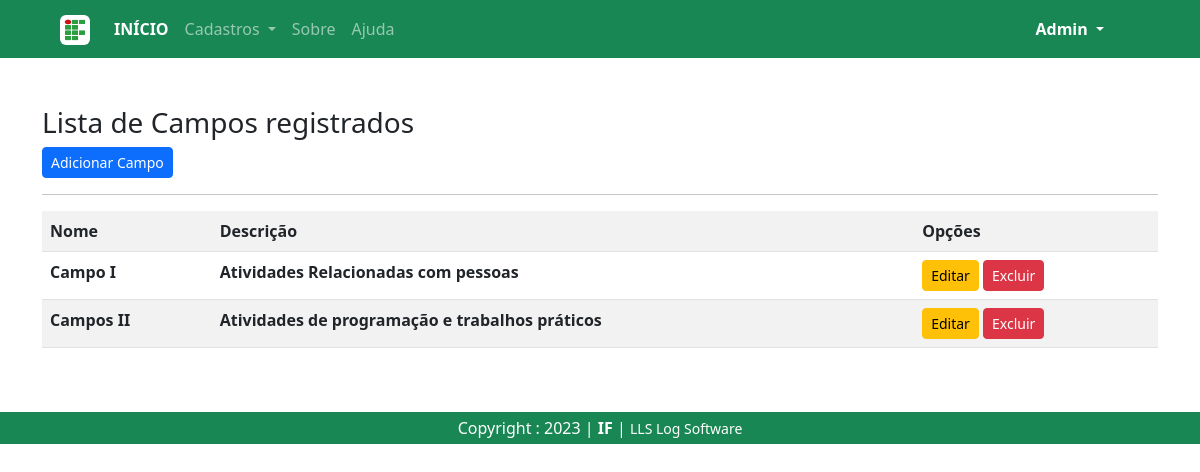
Before: /listar/campos/ (signed in) with the older database file.
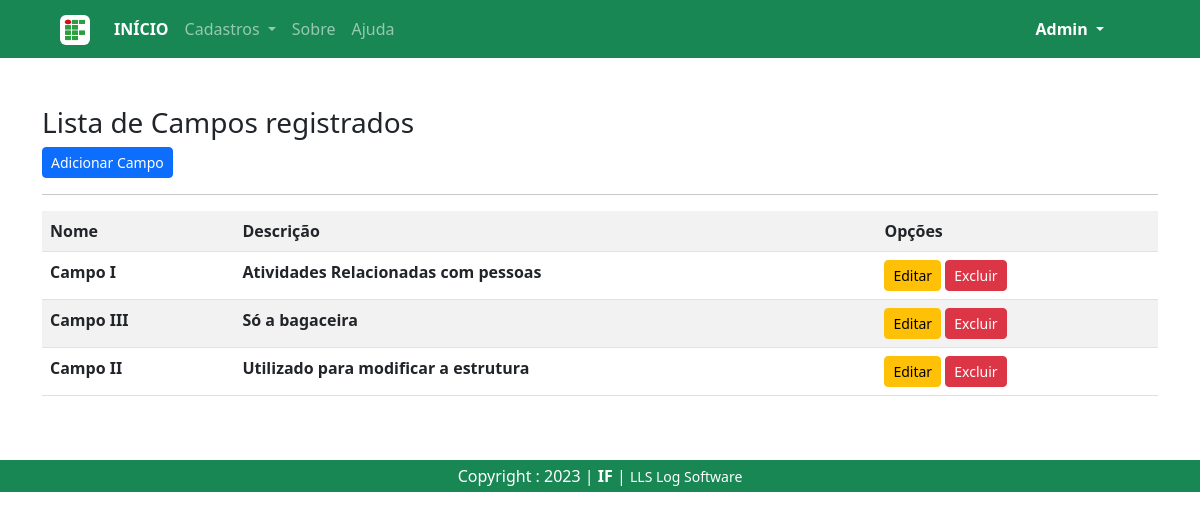
After: the same page with the newer database file.
### cadastros/models.py (models this page shows, shortened)
class Campo(models.Model):
    nome = models.CharField(max_length=50)
    descricao = models.CharField(max_length=150, verbose_name="Descrição")

### cadastros/views.py (the view)
# urls.py: path('listar/campos/', CampoList.as_view(), name="listar-campo"),
class CampoList(LoginRequiredMixin, ListView):
    login_url = reverse_lazy('login')
    model = Campo
    template_name = 'cadastros/listas/campo.html'

### cadastros/templates/cadastros/listas/campo.html (shortened to what this page needs)
{% extends 'paginas/modelo.html' %}
{% load static %}
{% block conteudo %}
<h3>Lista de Campos registrados</h3>
<a href="{% url 'cadastrar-campo' %}" class="btn btn-primary btn-sm">Adicionar Campo</a>
<hr>
<div class="table-responsive">
    <table class="table table-striped">
        <tr>
            <th>Nome</th>
            <th>Descrição</th>
            <th>Opções</th>
        </tr>
        {% for campo in object_list %}
        <tr>
            <th>{{ campo.nome }}</th>
            <th>{{ campo.descricao }}</th>
            <th>
                <a href="{% url 'editar-campo' campo.pk %}" class="btn btn-warning btn-sm" title="Editar">Editar</a>
                <a href="{% url 'excluir-campo' campo.pk %}" class="btn btn-danger btn-sm" title="Excluir">Excluir</a>
            </th>
        </tr>
        {% empty %}
        <tr>
            <th colspan="3">Nenhum campo registrado.</th>
        </tr>
        {% endfor %}
    </table>
</div>
{% endblock conteudo %}

Changed rows visible on the page:
removed Campo: nome "Campos II", descricao "Atividades de programação e trabalhos práticos"
added Campo: nome "Campo III", descricao "Só a bagaceira"
added Campo: nome "Campo II", descricao "Utilizado para modificar a estrutura"
